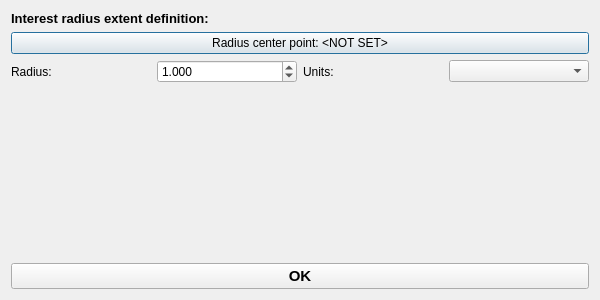
<?xml version="1.0" encoding="UTF-8"?>
<ui version="4.0">
 <class>Dialog</class>
 <widget class="QDialog" name="Dialog">
  <property name="windowModality">
   <enum>Qt::ApplicationModal</enum>
  </property>
  <property name="geometry">
   <rect>
    <x>0</x>
    <y>0</y>
    <width>600</width>
    <height>300</height>
   </rect>
  </property>
  <property name="windowTitle">
   <string>Radius query</string>
  </property>
  <layout class="QGridLayout" name="gridLayout">
   <item row="2" column="0" colspan="3">
    <widget class="QPushButton" name="radius_center_point_pb">
     <property name="text">
      <string>Radius center point: &lt;NOT SET&gt;</string>
     </property>
    </widget>
   </item>
   <item row="4" column="1">
    <spacer name="verticalSpacer">
     <property name="orientation">
      <enum>Qt::Vertical</enum>
     </property>
     <property name="sizeHint" stdset="0">
      <size>
       <width>20</width>
       <height>40</height>
      </size>
     </property>
    </spacer>
   </item>
   <item row="0" column="0" colspan="3">
    <widget class="QLabel" name="label">
     <property name="font">
      <font>
       <pointsize>10</pointsize>
       <weight>75</weight>
       <bold>true</bold>
      </font>
     </property>
     <property name="text">
      <string>Interest radius extent definition:</string>
     </property>
    </widget>
   </item>
   <item row="3" column="0" colspan="3">
    <layout class="QGridLayout" name="gridLayout_2">
     <property name="bottomMargin">
      <number>0</number>
     </property>
     <item row="0" column="0">
      <widget class="QLabel" name="label_2">
       <property name="text">
        <string>Radius:</string>
       </property>
      </widget>
     </item>
     <item row="0" column="3">
      <widget class="QComboBox" name="radius_units_cbo"/>
     </item>
     <item row="0" column="1">
      <widget class="QDoubleSpinBox" name="radius_spinbox">
       <property name="decimals">
        <number>3</number>
       </property>
       <property name="minimum">
        <double>0.001000000000000</double>
       </property>
       <property name="maximum">
        <double>1000000.000000000000000</double>
       </property>
       <property name="value">
        <double>1.000000000000000</double>
       </property>
      </widget>
     </item>
     <item row="0" column="2">
      <widget class="QLabel" name="label_3">
       <property name="text">
        <string>Units:</string>
       </property>
      </widget>
     </item>
    </layout>
   </item>
   <item row="6" column="0" colspan="3">
    <widget class="QPushButton" name="ok_pb">
     <property name="font">
      <font>
       <pointsize>11</pointsize>
       <weight>75</weight>
       <bold>true</bold>
      </font>
     </property>
     <property name="text">
      <string>OK</string>
     </property>
    </widget>
   </item>
  </layout>
 </widget>
 <tabstops>
  <tabstop>radius_center_point_pb</tabstop>
  <tabstop>radius_spinbox</tabstop>
  <tabstop>ok_pb</tabstop>
  <tabstop>radius_units_cbo</tabstop>
 </tabstops>
 <resources/>
 <connections/>
</ui>
